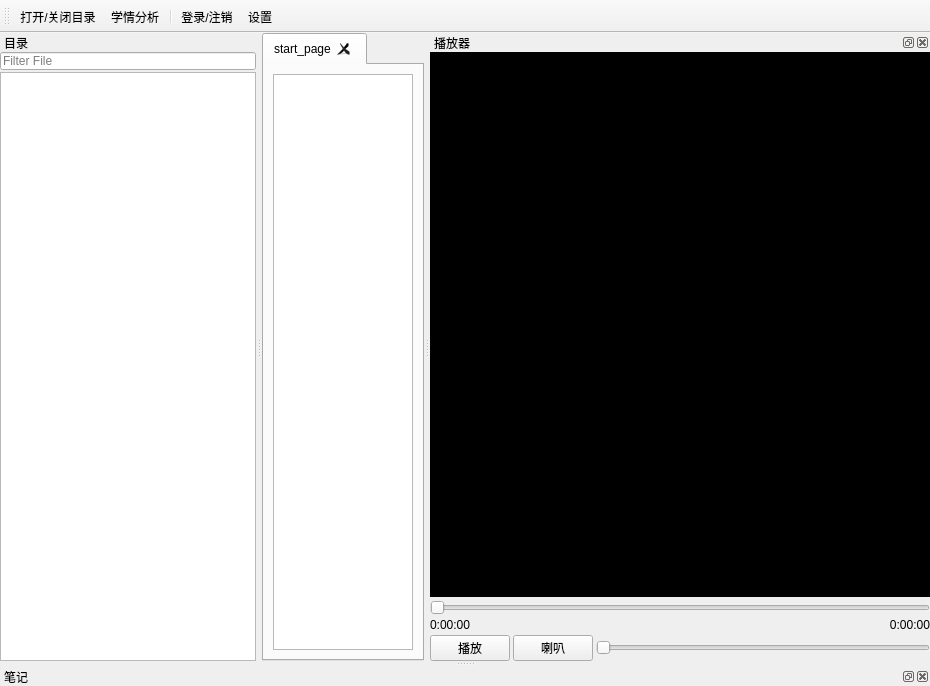
<?xml version="1.0" encoding="UTF-8"?>
<ui version="4.0">
 <class>MainWindow</class>
 <widget class="QMainWindow" name="MainWindow">
  <property name="geometry">
   <rect>
    <x>0</x>
    <y>0</y>
    <width>930</width>
    <height>686</height>
   </rect>
  </property>
  <property name="windowTitle">
   <string>MainWindow</string>
  </property>
  <property name="styleSheet">
   <string notr="true"/>
  </property>
  <property name="dockNestingEnabled">
   <bool>false</bool>
  </property>
  <widget class="QWidget" name="centralwidget">
   <property name="styleSheet">
    <string notr="true"/>
   </property>
   <layout class="QVBoxLayout" name="verticalLayout_4">
    <property name="spacing">
     <number>0</number>
    </property>
    <property name="leftMargin">
     <number>0</number>
    </property>
    <property name="topMargin">
     <number>0</number>
    </property>
    <property name="rightMargin">
     <number>0</number>
    </property>
    <property name="bottomMargin">
     <number>0</number>
    </property>
    <item>
     <widget class="QWidget" name="right_wgt" native="true">
      <property name="styleSheet">
       <string notr="true"/>
      </property>
      <layout class="QHBoxLayout" name="horizontalLayout" stretch="1">
       <property name="spacing">
        <number>0</number>
       </property>
       <property name="leftMargin">
        <number>0</number>
       </property>
       <property name="topMargin">
        <number>0</number>
       </property>
       <property name="rightMargin">
        <number>0</number>
       </property>
       <property name="bottomMargin">
        <number>0</number>
       </property>
       <item>
        <widget class="QWidget" name="cnt_wgt" native="true">
         <property name="styleSheet">
          <string notr="true"/>
         </property>
         <layout class="QVBoxLayout" name="verticalLayout_2">
          <property name="spacing">
           <number>0</number>
          </property>
          <property name="leftMargin">
           <number>0</number>
          </property>
          <property name="topMargin">
           <number>0</number>
          </property>
          <property name="rightMargin">
           <number>0</number>
          </property>
          <property name="bottomMargin">
           <number>0</number>
          </property>
          <item>
           <widget class="QTabWidget" name="cnt_tab_tbwgt">
            <property name="styleSheet">
             <string notr="true"/>
            </property>
            <property name="currentIndex">
             <number>0</number>
            </property>
            <property name="elideMode">
             <enum>Qt::ElideRight</enum>
            </property>
            <property name="documentMode">
             <bool>false</bool>
            </property>
            <property name="tabsClosable">
             <bool>true</bool>
            </property>
            <property name="movable">
             <bool>true</bool>
            </property>
            <property name="tabBarAutoHide">
             <bool>false</bool>
            </property>
            <widget class="QWidget" name="start_tab_wgt">
             <property name="toolTip">
              <string/>
             </property>
             <property name="styleSheet">
              <string notr="true"/>
             </property>
             <attribute name="title">
              <string>start_page</string>
             </attribute>
             <attribute name="toolTip">
              <string>start_page</string>
             </attribute>
             <layout class="QVBoxLayout" name="verticalLayout_3">
              <item>
               <widget class="QTextEdit" name="textEdit">
                <property name="enabled">
                 <bool>true</bool>
                </property>
                <property name="readOnly">
                 <bool>true</bool>
                </property>
                <property name="html">
                 <string>&lt;!DOCTYPE HTML PUBLIC &quot;-//W3C//DTD HTML 4.0//EN&quot; &quot;http://www.w3.org/TR/REC-html40/strict.dtd&quot;&gt;
&lt;html&gt;&lt;head&gt;&lt;meta name=&quot;qrichtext&quot; content=&quot;1&quot; /&gt;&lt;style type=&quot;text/css&quot;&gt;
p, li { white-space: pre-wrap; }
&lt;/style&gt;&lt;/head&gt;&lt;body style=&quot; font-family:'SimSun'; font-size:9pt; font-weight:400; font-style:normal;&quot;&gt;
&lt;p style=&quot; margin-top:0px; margin-bottom:0px; margin-left:0px; margin-right:0px; -qt-block-indent:0; text-indent:0px;&quot;&gt;&lt;img src=&quot;:/start_fm/resource/img/fm1.png&quot; /&gt;&lt;/p&gt;&lt;/body&gt;&lt;/html&gt;</string>
                </property>
               </widget>
              </item>
             </layout>
            </widget>
           </widget>
          </item>
         </layout>
        </widget>
       </item>
      </layout>
     </widget>
    </item>
   </layout>
  </widget>
  <widget class="QDockWidget" name="lst_dwgt">
   <property name="styleSheet">
    <string notr="true">margin: 0 0 0 0;
padding: 0 0 0 0;
</string>
   </property>
   <property name="features">
    <set>QDockWidget::DockWidgetMovable</set>
   </property>
   <property name="allowedAreas">
    <set>Qt::LeftDockWidgetArea|Qt::RightDockWidgetArea</set>
   </property>
   <property name="windowTitle">
    <string>目录</string>
   </property>
   <attribute name="dockWidgetArea">
    <number>1</number>
   </attribute>
   <widget class="QWidget" name="lst_wgt">
    <property name="styleSheet">
     <string notr="true"/>
    </property>
    <layout class="QVBoxLayout" name="verticalLayout">
     <property name="spacing">
      <number>2</number>
     </property>
     <property name="leftMargin">
      <number>0</number>
     </property>
     <property name="topMargin">
      <number>0</number>
     </property>
     <property name="rightMargin">
      <number>0</number>
     </property>
     <property name="bottomMargin">
      <number>0</number>
     </property>
     <item>
      <widget class="QLineEdit" name="sch_lst_le">
       <property name="placeholderText">
        <string>Filter File</string>
       </property>
      </widget>
     </item>
     <item>
      <widget class="QTreeView" name="lst_tv"/>
     </item>
    </layout>
   </widget>
  </widget>
  <widget class="QToolBar" name="toolBar">
   <property name="windowTitle">
    <string>toolBar</string>
   </property>
   <property name="movable">
    <bool>true</bool>
   </property>
   <property name="allowedAreas">
    <set>Qt::LeftToolBarArea|Qt::RightToolBarArea|Qt::TopToolBarArea</set>
   </property>
   <property name="toolButtonStyle">
    <enum>Qt::ToolButtonTextUnderIcon</enum>
   </property>
   <property name="floatable">
    <bool>false</bool>
   </property>
   <attribute name="toolBarArea">
    <enum>TopToolBarArea</enum>
   </attribute>
   <attribute name="toolBarBreak">
    <bool>false</bool>
   </attribute>
   <addaction name="list_onoff_act"/>
   <addaction name="study_act"/>
   <addaction name="separator"/>
   <addaction name="login_act"/>
   <addaction name="setting_act"/>
  </widget>
  <widget class="QDockWidget" name="media_dwgt">
   <property name="floating">
    <bool>false</bool>
   </property>
   <property name="features">
    <set>QDockWidget::AllDockWidgetFeatures</set>
   </property>
   <property name="allowedAreas">
    <set>Qt::AllDockWidgetAreas</set>
   </property>
   <property name="windowTitle">
    <string>播放器</string>
   </property>
   <attribute name="dockWidgetArea">
    <number>2</number>
   </attribute>
   <widget class="QWidget" name="mdeia_cnt_wgt">
    <layout class="QVBoxLayout" name="verticalLayout_5" stretch="0,0,0,0">
     <property name="spacing">
      <number>3</number>
     </property>
     <property name="leftMargin">
      <number>0</number>
     </property>
     <property name="topMargin">
      <number>0</number>
     </property>
     <property name="rightMargin">
      <number>0</number>
     </property>
     <property name="bottomMargin">
      <number>0</number>
     </property>
     <item>
      <widget class="QWidget" name="play_wgt" native="true">
       <property name="sizePolicy">
        <sizepolicy hsizetype="Preferred" vsizetype="Expanding">
         <horstretch>0</horstretch>
         <verstretch>0</verstretch>
        </sizepolicy>
       </property>
       <property name="minimumSize">
        <size>
         <width>500</width>
         <height>300</height>
        </size>
       </property>
       <property name="styleSheet">
        <string notr="true">background-color: rgb(0, 0, 0);</string>
       </property>
      </widget>
     </item>
     <item>
      <widget class="QSlider" name="process_sdr">
       <property name="orientation">
        <enum>Qt::Horizontal</enum>
       </property>
      </widget>
     </item>
     <item>
      <layout class="QHBoxLayout" name="horizontalLayout_3">
       <item>
        <widget class="QLabel" name="left_lb">
         <property name="text">
          <string>0:00:00</string>
         </property>
        </widget>
       </item>
       <item>
        <widget class="QLabel" name="right_lb">
         <property name="text">
          <string>0:00:00</string>
         </property>
         <property name="alignment">
          <set>Qt::AlignRight|Qt::AlignTrailing|Qt::AlignVCenter</set>
         </property>
        </widget>
       </item>
      </layout>
     </item>
     <item>
      <layout class="QHBoxLayout" name="horizontalLayout_4">
       <item>
        <widget class="QPushButton" name="play_btn">
         <property name="text">
          <string>播放</string>
         </property>
        </widget>
       </item>
       <item>
        <widget class="QPushButton" name="mtu_btn">
         <property name="text">
          <string>喇叭</string>
         </property>
        </widget>
       </item>
       <item>
        <widget class="QSlider" name="voice_sdr">
         <property name="orientation">
          <enum>Qt::Horizontal</enum>
         </property>
        </widget>
       </item>
      </layout>
     </item>
    </layout>
   </widget>
  </widget>
  <widget class="QDockWidget" name="mark_dwgt">
   <property name="allowedAreas">
    <set>Qt::AllDockWidgetAreas</set>
   </property>
   <property name="windowTitle">
    <string>笔记</string>
   </property>
   <attribute name="dockWidgetArea">
    <number>8</number>
   </attribute>
   <widget class="QWidget" name="mark_cnt_wgt"/>
  </widget>
  <action name="list_onoff_act">
   <property name="text">
    <string>打开/关闭目录</string>
   </property>
   <property name="toolTip">
    <string>打开或关闭目录</string>
   </property>
  </action>
  <action name="setting_act">
   <property name="text">
    <string>设置</string>
   </property>
   <property name="toolTip">
    <string>设置</string>
   </property>
  </action>
  <action name="login_act">
   <property name="text">
    <string>登录/注销</string>
   </property>
   <property name="toolTip">
    <string>登录/注销</string>
   </property>
  </action>
  <action name="study_act">
   <property name="text">
    <string>学情分析</string>
   </property>
   <property name="toolTip">
    <string>学情分析</string>
   </property>
  </action>
 </widget>
 <resources>
  <include location="../../bfq.qrc"/>
 </resources>
 <connections/>
</ui>
